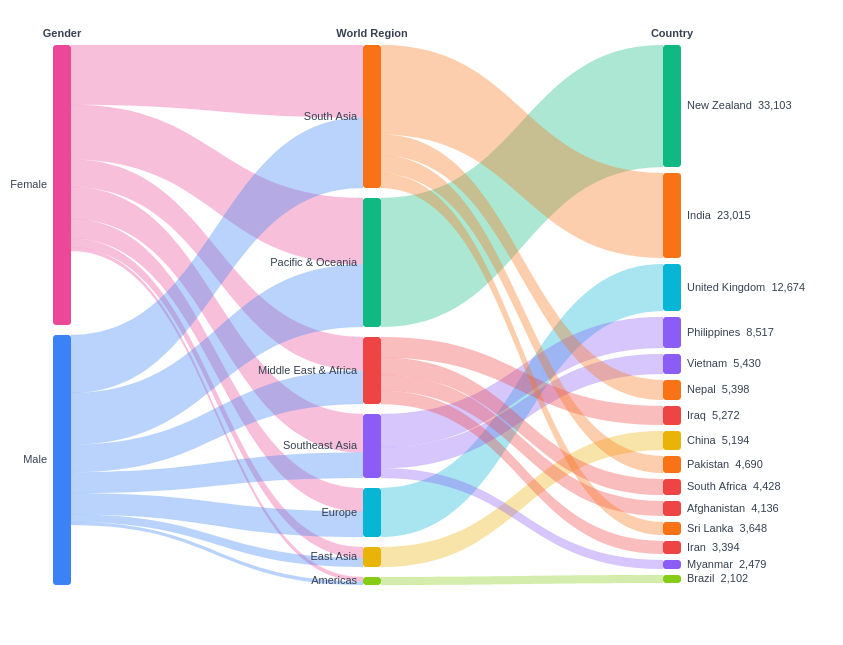

Source (Vega-Lite JSON):
### Vega specification from a JSON file in a GitHub repository (floating-point values rounded to 4 significant figures)
{"$schema": "https://vega.github.io/schema/vega/v5.json", "width": 820, "height": 600, "padding": {"left": 10, "right": 10, "top": 25, "bottom": 20}, "background": "#ffffff", "marks": [{"type": "text", "encode": {"enter": {"x": {"value": 49}, "y": {"value": 12}, "text": {"value": "Gender"}, "align": {"value": "center"}, "fontSize": {"value": 11}, "fontWeight": {"value": "bold"}, "fill": {"value": "#374151"}}}}, {"type": "text", "encode": {"enter": {"x": {"value": 359}, "y": {"value": 12}, "text": {"value": "World Region"}, "align": {"value": "center"}, "fontSize": {"value": 11}, "fontWeight": {"value": "bold"}, "fill": {"value": "#374151"}}}}, {"type": "text", "encode": {"enter": {"x": {"value": 659}, "y": {"value": 12}, "text": {"value": "Country"}, "align": {"value": "center"}, "fontSize": {"value": 11}, "fontWeight": {"value": "bold"}, "fill": {"value": "#374151"}}}}, {"type": "path", "from": {"data": "links"}, "encode": {"enter": {"path": {"field": "path"}, "fill": {"field": "color"}, "fillOpacity": {"value": 0.35}, "stroke": {"field": "color"}, "strokeOpacity": {"value": 0.1}, "strokeWidth": {"value": 0.5}, "tooltip": {"signal": "{'From': datum.from, 'To': datum.to, 'Conferrals': format(datum.value, ',')}"}}, "update": {"fillOpacity": {"value": 0.35}}, "hover": {"fillOpacity": {"value": 0.7}, "cursor": {"value": "pointer"}}}}, {"type": "rect", "from": {"data": "nodes"}, "encode": {"enter": {"x": {"field": "x"}, "y": {"field": "y"}, "width": {"value": 18}, "height": {"field": "h"}, "fill": {"field": "color"}, "cornerRadius": {"value": 3}, "tooltip": {"signal": "{'Name': datum.name, 'Total Conferrals': format(datum.value, ',')}"}}, "update": {"fillOpacity": {"value": 1}}, "hover": {"fillOpacity": {"value": 0.75}, "cursor": {"value": "pointer"}}}}, {"type": "text", "from": {"data": "nodes"}, "encode": {"enter": {"x": {"field": "labelX"}, "y": {"field": "labelY"}, "text": {"field": "label"}, "align": {"field": "align"}, "baseline": {"value": "middle"}, "fontSize": {"value": 11}, "fill": {"value": "#374151"}}}}], "data": [{"name": "links", "values": [{"path": "M 58 20.0 C 204.0 20.0 204.0 20.0 350 20.0 L 350 92.5 C 204.0 92.5 204.0 79.8 58 79.8 Z", "color": "#ec4899", "value": 18637, "from": "Female", "to": "South Asia"}, {"path": "M 58 79.8 C 204.0 79.8 204.0 173.0 350 173.0 L 350 239.6 C 204.0 239.6 204.0 134.6 58 134.6 Z", "color": "#ec4899", "value": 17080, "from": "Female", "to": "Pacific & Oceania"}, {"path": "M 58 134.6 C 204.0 134.6 204.0 312.0 350 312.0 L 350 345.4 C 204.0 345.4 204.0 162.1 58 162.1 Z", "color": "#ec4899", "value": 8587, "from": "Female", "to": "Middle East & Africa"}, {"path": "M 58 162.1 C 204.0 162.1 204.0 389.0 350 389.0 L 350 427.6 C 204.0 427.6 204.0 193.9 58 193.9 Z", "color": "#ec4899", "value": 9919, "from": "Female", "to": "Southeast Asia"}, {"path": "M 58 193.9 C 204.0 193.9 204.0 463.0 350 463.0 L 350 486.5 C 204.0 486.5 204.0 213.4 58 213.4 Z", "color": "#ec4899", "value": 6069, "from": "Female", "to": "Europe"}, {"path": "M 58 213.4 C 204.0 213.4 204.0 522.0 350 522.0 L 350 532.8 C 204.0 532.8 204.0 222.4 58 222.4 Z", "color": "#ec4899", "value": 2794, "from": "Female", "to": "East Asia"}, {"path": "M 58 222.4 C 204.0 222.4 204.0 552.0 350 552.0 L 350 556.4 C 204.0 556.4 204.0 226.1 58 226.1 Z", "color": "#ec4899", "value": 1158, "from": "Female", "to": "Americas"}, {"path": "M 58 310.0 C 204.0 310.0 204.0 92.5 350 92.5 L 350 163.0 C 204.0 163.0 204.0 368.1 58 368.1 Z", "color": "#3b82f6", "value": 18114, "from": "Male", "to": "South Asia"}, {"path": "M 58 368.1 C 204.0 368.1 204.0 239.6 350 239.6 L 350 302.0 C 204.0 302.0 204.0 419.6 58 419.6 Z", "color": "#3b82f6", "value": 16023, "from": "Male", "to": "Pacific & Oceania"}, {"path": "M 58 419.6 C 204.0 419.6 204.0 345.4 350 345.4 L 350 379.0 C 204.0 379.0 204.0 447.3 58 447.3 Z", "color": "#3b82f6", "value": 8643, "from": "Male", "to": "Middle East & Africa"}, {"path": "M 58 447.3 C 204.0 447.3 204.0 427.6 350 427.6 L 350 453.0 C 204.0 453.0 204.0 468.2 58 468.2 Z", "color": "#3b82f6", "value": 6507, "from": "Male", "to": "Southeast Asia"}, {"path": "M 58 468.2 C 204.0 468.2 204.0 486.5 350 486.5 L 350 512.0 C 204.0 512.0 204.0 489.4 58 489.4 Z", "color": "#3b82f6", "value": 6605, "from": "Male", "to": "Europe"}, {"path": "M 58 489.4 C 204.0 489.4 204.0 532.8 350 532.8 L 350 542.0 C 204.0 542.0 204.0 497.1 58 497.1 Z", "color": "#3b82f6", "value": 2400, "from": "Male", "to": "East Asia"}, {"path": "M 58 497.1 C 204.0 497.1 204.0 556.4 350 556.4 L 350 560.0 C 204.0 560.0 204.0 500.1 58 500.1 Z", "color": "#3b82f6", "value": 944, "from": "Male", "to": "Americas"}, {"path": "M 368 173.0 C 509.0 173.0 509.0 20.0 650 20.0 L 650 142.0 C 509.0 142.0 509.0 302.0 368 302.0 Z", "color": "#10b981", "value": 33103, "from": "Pacific & Oceania", "to": "New Zealand"}, {"path": "M 368 20.0 C 509.0 20.0 509.0 148.0 650 148.0 L 650 233.0 C 509.0 233.0 509.0 109.6 368 109.6 Z", "color": "#f97316", "value": 23015, "from": "South Asia", "to": "India"}, {"path": "M 368 463.0 C 509.0 463.0 509.0 239.0 650 239.0 L 650 286.0 C 509.0 286.0 509.0 512.0 368 512.0 Z", "color": "#06b6d4", "value": 12674, "from": "Europe", "to": "United Kingdom"}, {"path": "M 368 389.0 C 509.0 389.0 509.0 292.0 650 292.0 L 650 323.0 C 509.0 323.0 509.0 422.2 368 422.2 Z", "color": "#8b5cf6", "value": 8517, "from": "Southeast Asia", "to": "Philippines"}, {"path": "M 368 422.2 C 509.0 422.2 509.0 329.0 650 329.0 L 650 349.0 C 509.0 349.0 509.0 443.3 368 443.3 Z", "color": "#8b5cf6", "value": 5430, "from": "Southeast Asia", "to": "Vietnam"}, {"path": "M 368 109.6 C 509.0 109.6 509.0 355.0 650 355.0 L 650 375.0 C 509.0 375.0 509.0 130.6 368 130.6 Z", "color": "#f97316", "value": 5398, "from": "South Asia", "to": "Nepal"}, {"path": "M 368 312.0 C 509.0 312.0 509.0 381.0 650 381.0 L 650 400.0 C 509.0 400.0 509.0 332.5 368 332.5 Z", "color": "#ef4444", "value": 5272, "from": "Middle East & Africa", "to": "Iraq"}, {"path": "M 368 522.0 C 509.0 522.0 509.0 406.0 650 406.0 L 650 425.0 C 509.0 425.0 509.0 542.0 368 542.0 Z", "color": "#eab308", "value": 5194, "from": "East Asia", "to": "China"}, {"path": "M 368 130.6 C 509.0 130.6 509.0 431.0 650 431.0 L 650 448.0 C 509.0 448.0 509.0 148.8 368 148.8 Z", "color": "#f97316", "value": 4690, "from": "South Asia", "to": "Pakistan"}, {"path": "M 368 332.5 C 509.0 332.5 509.0 454.0 650 454.0 L 650 470.0 C 509.0 470.0 509.0 349.7 368 349.7 Z", "color": "#ef4444", "value": 4428, "from": "Middle East & Africa", "to": "South Africa"}, {"path": "M 368 349.7 C 509.0 349.7 509.0 476.0 650 476.0 L 650 491.0 C 509.0 491.0 509.0 365.8 368 365.8 Z", "color": "#ef4444", "value": 4136, "from": "Middle East & Africa", "to": "Afghanistan"}, {"path": "M 368 148.8 C 509.0 148.8 509.0 497.0 650 497.0 L 650 510.0 C 509.0 510.0 509.0 163.0 368 163.0 Z", "color": "#f97316", "value": 3648, "from": "South Asia", "to": "Sri Lanka"}, {"path": "M 368 365.8 C 509.0 365.8 509.0 516.0 650 516.0 L 650 529.0 C 509.0 529.0 509.0 379.0 368 379.0 Z", "color": "#ef4444", "value": 3394, "from": "Middle East & Africa", "to": "Iran"}, {"path": "M 368 443.3 C 509.0 443.3 509.0 535.0 650 535.0 L 650 544.0 C 509.0 544.0 509.0 453.0 368 453.0 Z", "color": "#8b5cf6", "value": 2479, "from": "Southeast Asia", "to": "Myanmar"}, {"path": "M 368 552.0 C 509.0 552.0 509.0 550.0 650 550.0 L 650 558.0 C 509.0 558.0 509.0 560.0 368 560.0 Z", "color": "#84cc16", "value": 2102, "from": "Americas", "to": "Brazil"}]}, {"name": "nodes", "values": [{"x": 40, "y": 20, "h": 280, "color": "#ec4899", "name": "Female", "value": 87292, "labelX": 34, "labelY": 160.0, "align": "right", "label": "Female"}, {"x": 40, "y": 310, "h": 250, "color": "#3b82f6", "name": "Male", "value": 77901, "labelX": 34, "labelY": 435.0, "align": "right", "label": "Male"}, {"x": 350, "y": 20, "h": 143, "color": "#f97316", "name": "South Asia", "value": 36751, "labelX": 344, "labelY": 91.5, "align": "right", "label": "South Asia"}, {"x": 350, "y": 173, "h": 129, "color": "#10b981", "name": "Pacific & Oceania", "value": 33103, "labelX": 344, "labelY": 237.5, "align": "right", "label": "Pacific & Oceania"}, {"x": 350, "y": 312, "h": 67, "color": "#ef4444", "name": "Middle East & Africa", "value": 17230, "labelX": 344, "labelY": 345.5, "align": "right", "label": "Middle East & Africa"}, {"x": 350, "y": 389, "h": 64, "color": "#8b5cf6", "name": "Southeast Asia", "value": 16426, "labelX": 344, "labelY": 421.0, "align": "right", "label": "Southeast Asia"}, {"x": 350, "y": 463, "h": 49, "color": "#06b6d4", "name": "Europe", "value": 12674, "labelX": 344, "labelY": 487.5, "align": "right", "label": "Europe"}, {"x": 350, "y": 522, "h": 20, "color": "#eab308", "name": "East Asia", "value": 5194, "labelX": 344, "labelY": 532.0, "align": "right", "label": "East Asia"}, {"x": 350, "y": 552, "h": 8, "color": "#84cc16", "name": "Americas", "value": 2102, "labelX": 344, "labelY": 556.0, "align": "right", "label": "Americas"}, {"x": 650, "y": 20, "h": 122, "color": "#10b981", "name": "New Zealand", "value": 33103, "labelX": 674, "labelY": 81.0, "align": "left", "label": "New Zealand  33,103"}, {"x": 650, "y": 148, "h": 85, "color": "#f97316", "name": "India", "value": 23015, "labelX": 674, "labelY": 190.5, "align": "left", "label": "India  23,015"}, {"x": 650, "y": 239, "h": 47, "color": "#06b6d4", "name": "United Kingdom", "value": 12674, "labelX": 674, "labelY": 262.5, "align": "left", "label": "United Kingdom  12,674"}, {"x": 650, "y": 292, "h": 31, "color": "#8b5cf6", "name": "Philippines", "value": 8517, "labelX": 674, "labelY": 307.5, "align": "left", "label": "Philippines  8,517"}, {"x": 650, "y": 329, "h": 20, "color": "#8b5cf6", "name": "Vietnam", "value": 5430, "labelX": 674, "labelY": 339.0, "align": "left", "label": "Vietnam  5,430"}, {"x": 650, "y": 355, "h": 20, "color": "#f97316", "name": "Nepal", "value": 5398, "labelX": 674, "labelY": 365.0, "align": "left", "label": "Nepal  5,398"}, {"x": 650, "y": 381, "h": 19, "color": "#ef4444", "name": "Iraq", "value": 5272, "labelX": 674, "labelY": 390.5, "align": "left", "label": "Iraq  5,272"}, {"x": 650, "y": 406, "h": 19, "color": "#eab308", "name": "China", "value": 5194, "labelX": 674, "labelY": 415.5, "align": "left", "label": "China  5,194"}, {"x": 650, "y": 431, "h": 17, "color": "#f97316", "name": "Pakistan", "value": 4690, "labelX": 674, "labelY": 439.5, "align": "left", "label": "Pakistan  4,690"}, {"x": 650, "y": 454, "h": 16, "color": "#ef4444", "name": "South Africa", "value": 4428, "labelX": 674, "labelY": 462.0, "align": "left", "label": "South Africa  4,428"}, {"x": 650, "y": 476, "h": 15, "color": "#ef4444", "name": "Afghanistan", "value": 4136, "labelX": 674, "labelY": 483.5, "align": "left", "label": "Afghanistan  4,136"}, {"x": 650, "y": 497, "h": 13, "color": "#f97316", "name": "Sri Lanka", "value": 3648, "labelX": 674, "labelY": 503.5, "align": "left", "label": "Sri Lanka  3,648"}, {"x": 650, "y": 516, "h": 13, "color": "#ef4444", "name": "Iran", "value": 3394, "labelX": 674, "labelY": 522.5, "align": "left", "label": "Iran  3,394"}, {"x": 650, "y": 535, "h": 9, "color": "#8b5cf6", "name": "Myanmar", "value": 2479, "labelX": 674, "labelY": 539.5, "align": "left", "label": "Myanmar  2,479"}, {"x": 650, "y": 550, "h": 8, "color": "#84cc16", "name": "Brazil", "value": 2102, "labelX": 674, "labelY": 554.0, "align": "left", "label": "Brazil  2,102"}]}]}
